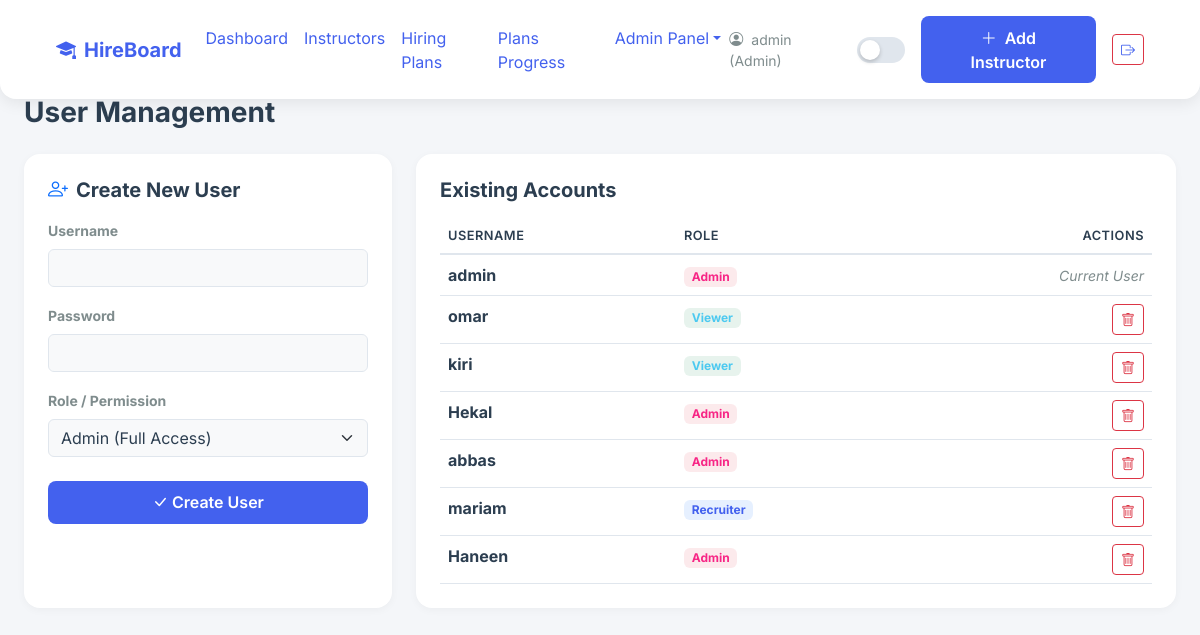
Page /users/ (signed in) on the committed database.
### app/models.py (models this page shows)
class User(UserMixin, db.Model):
    __tablename__ = 'users'
    id = db.Column(db.Integer, primary_key=True)
    username = db.Column(db.String(100), unique=True, nullable=False)
    password_hash = db.Column(db.String(200), nullable=False)
    role = db.Column(db.String(50), nullable=False)

### app/routes/users.py (the view)
@users_bp.route('/')
@login_required
def list_users():
    if current_user.role != 'Admin':
        flash('Access Denied.', 'danger')
        return redirect(url_for('main.index'))
    users = User.query.order_by(User.id).all()
    return render_template('users/index.html', users=users)

### app/templates/users/index.html (shortened to what this page needs)
{% extends 'base.html' %}
{% block content %}
<div class="d-flex justify-content-between align-items-center mb-4 animate-fade-up">
    <h3 class="fw-bold mb-0">User Management</h3>
</div>
<div class="row g-4">
    <div class="col-lg-4 animate-fade-up delay-1">
        <div class="card p-4 h-100">
            <h5 class="fw-bold mb-3"><i class="bi bi-person-plus me-2 text-primary"></i>Create New User</h5>
            <form method="POST" action="{{ url_for('users.create_user') }}">
                <div class="mb-3">
                    <label class="form-label small fw-bold">Username</label>
                    <input type="text" name="username" class="form-control" required>
                </div>
                <div class="mb-3">
                    <label class="form-label small fw-bold">Password</label>
                    <input type="password" name="password" class="form-control" required>
                </div>
                <div class="mb-4">
                    <label class="form-label small fw-bold">Role / Permission</label>
                    <select name="role" class="form-select" required>
                        <option value="Admin">Admin (Full Access)</option>
                    </select>
                </div>
                <button type="submit" class="btn btn-accent w-100"><i class="bi bi-check-lg me-1"></i>Create User</button>
            </form>
        </div>
    </div>
    <div class="col-lg-8 animate-fade-up delay-2">
        <div class="card p-4 h-100">
            <h5 class="fw-bold mb-3">Existing Accounts</h5>
            <table class="table table-hover mb-0">
                <thead>
                    <tr>
                        <th>Username</th>
                        <th>Role</th>
                        <th class="text-end">Actions</th>
                    </tr>
                </thead>
                <tbody>
                    {% for user in users %}
                    <tr>
                        <td class="fw-bold">{{ user.username }}</td>
                        <td>
                            {% if user.role == 'Admin' %}
                                <span class="badge bg-danger bg-opacity-10 text-danger">Admin</span>
                            {% elif user.role == 'Recruiter' %}
                                <span class="badge bg-primary bg-opacity-10 text-primary">Recruiter</span>
                            {% else %}
                                <span class="badge bg-success bg-opacity-10 text-success">Viewer</span>
                            {% endif %}
                        </td>
                        <td class="text-end">
                            {% if user.id != current_user.id %}
                            <form method="POST" action="{{ url_for('users.delete_user', id=user.id) }}" onsubmit="return confirm('Delete this user?');">
                                <button class="btn btn-sm btn-outline-danger"><i class="bi bi-trash"></i></button>
                            </form>
                            {% else %}
                            <span class="text-muted small fst-italic">Current User</span>
                            {% endif %}
                        </td>
                    </tr>
                    {% endfor %}
                </tbody>
            </table>
        </div>
    </div>
</div>
{% endblock %}

### app/templates/base.html (shortened to what this page needs)
<!DOCTYPE html>
<html lang="en" data-theme="light">
<head>
    <link href="https://cdn.jsdelivr.net/npm/bootstrap@5.3.0/dist/css/bootstrap.min.css" rel="stylesheet">
    <link href="https://cdn.jsdelivr.net/npm/bootstrap-icons@1.11.0/font/bootstrap-icons.css" rel="stylesheet">
    <link rel="stylesheet" href="{{ url_for('static', filename='css/themes.css') }}">
    <link rel="stylesheet" href="{{ url_for('static', filename='css/style.css') }}">
</head>
<body>
    <nav class="navbar navbar-expand-lg fixed-top">
        <div class="container-fluid px-4">
            <a class="navbar-brand fw-bold" href="/">
                <i class="bi bi-mortarboard-fill me-2" style="color: var(--accent);"></i>HireBoard
            </a>
            <div class="collapse navbar-collapse">
                <ul class="navbar-nav me-auto mb-2 mb-lg-0">
                    <li class="nav-item"><a class="nav-link" href="{{ url_for('dashboard.view_dashboard') }}">Dashboard</a></li>
                    <li class="nav-item"><a class="nav-link" href="{{ url_for('instructors.list_instructors') }}">Instructors</a></li>
                    <li class="nav-item"><a class="nav-link" href="{{ url_for('plans.list_plans') }}">Hiring Plans</a></li>
                    {% if current_user.role == 'Admin' %}
                    <li class="nav-item"><a class="nav-link" href="{{ url_for('plans.view_progress') }}">Plans Progress</a></li>
                    {% endif %}
                    {% if current_user.role == 'Admin' %}
                    <li class="nav-item dropdown">
                        <a class="nav-link dropdown-toggle" href="#" role="button" data-bs-toggle="dropdown">Admin Panel</a>
                    </li>
                    {% endif %}
                </ul>
                                <div class="d-flex align-items-center gap-3">
                    <span class="text-muted small d-none d-md-block">
                        <i class="bi bi-person-circle me-1"></i> {{ current_user.username }} ({{ current_user.role }})
                    </span>
                    <button class="theme-toggle" onclick="toggleTheme()"></button>
                    {% if current_user.role == 'Admin' %}
                    <a href="{{ url_for('instructors.create_instructor') }}" class="btn btn-accent">
                        <i class="bi bi-plus-lg me-1"></i> Add Instructor
                    </a>
                    {% endif %}
                    <a href="{{ url_for('auth.logout') }}" class="btn btn-outline-danger btn-sm" title="Logout">
                        <i class="bi bi-box-arrow-right"></i>
                    </a>
                </div>
            </div>
        </div>
    </nav>
    <div class="container-fluid px-4 pt-5 mt-5">
        {% block content %}{% endblock %}
    </div>
</body>
</html>

### app/static/css/themes.css (style rules this page uses)
:root { --bg-body: #f4f6f9; --bg-card: #ffffff; --bg-nav: #ffffff; --text-primary: #2c3e50; --text-secondary: #7f8c8d; --border-color: #e0e6ed; --accent: #4361ee; --accent-hover: #3f37c9; --shadow-sm: 0 2px 8px rgba(0,0,0,0.04); --shadow-md: 0 4px 16px rgba(0,0,0,0.08); --shadow-lg: 0 8px 32px rgba(0,0,0,0.12); --input-bg: #f8f9fa; --table-stripe: #f8f9fa; --kpi-gradient-1: linear-gradient(135deg, #4361ee 0%, #3a0ca3 100%); --kpi-gradient-2: linear-gradient(135deg, #4cc9f0 0%, #4895ef 100%); --kpi-gradient-3: linear-gradient(135deg, #f72585 0%, #b5179e 100%); --kpi-gradient-4: linear-gradient(135deg, #7209b7 0%, #560bad 100%); }
body { background-color: var(--bg-body); color: var(--text-primary); transition: background-color 0.3s ease, color 0.3s ease; }
h1, h2, h3, h4, h5, h6, p, span, div, li, td, th, label, small, strong, b { color: var(--text-primary) !important; }
.text-muted, .small, .text-secondary { color: var(--text-secondary) !important; }
a { color: var(--accent) !important; }
.card, .navbar, .modal-content { background-color: var(--bg-card) !important; border-color: var(--border-color) !important; box-shadow: var(--shadow-sm); transition: all 0.3s ease; }
.form-control, .form-select { background-color: var(--input-bg) !important; color: var(--text-primary) !important; border-color: var(--border-color) !important; }
.form-select option { background-color: var(--input-bg); color: var(--text-primary); }
.table { --bs-table-bg: var(--bg-card); --bs-table-striped-bg: var(--table-stripe); --bs-table-hover-bg: var(--table-stripe); border-color: var(--border-color); }
.badge.bg-primary.bg-opacity-10 { color: var(--accent) !important; }
.badge.bg-success.bg-opacity-10 { color: #4cc9f0 !important; }
.badge.bg-danger.bg-opacity-10 { color: #f72585 !important; }
.btn-accent { background-color: var(--accent) !important; color: #ffffff !important; border: none; border-radius: 8px; padding: 0.6rem 1.5rem; font-weight: 600; transition: background-color 0.3s ease, transform 0.2s ease; text-decoration: none; display: inline-block; }

### app/static/css/style.css (style rules this page uses)
.animate-fade-up { animation: fadeInUp 0.6s ease-out forwards; opacity: 0; }
.delay-1 { animation-delay: 0.1s; }
.delay-2 { animation-delay: 0.2s; }
body { font-family: 'Inter', -apple-system, BlinkMacSystemFont, "Segoe UI", Roboto, sans-serif; }
.navbar { box-shadow: var(--shadow-md); margin-bottom: 2rem; padding: 1rem 2rem; border-radius: 0 0 16px 16px; }
.card { border-radius: 16px; border: none; box-shadow: var(--shadow-sm); transition: transform 0.3s ease, box-shadow 0.3s ease; }
.table thead th { border-bottom: 2px solid var(--border-color); font-weight: 600; text-transform: uppercase; font-size: 0.8rem; letter-spacing: 0.5px; }
.table-hover tbody tr { transition: background-color 0.2s ease; }
.btn-accent { background-color: var(--accent); color: white; border: none; border-radius: 8px; padding: 0.6rem 1.5rem; font-weight: 600; transition: background-color 0.3s ease, transform 0.2s ease; }
.theme-toggle { width: 50px; height: 26px; border-radius: 13px; background-color: var(--border-color); position: relative; cursor: pointer; border: none; transition: background-color 0.3s ease; }
.theme-toggle::after { content: ''; position: absolute; top: 3px; left: 3px; width: 20px; height: 20px; border-radius: 50%; background-color: white; transition: transform 0.3s ease; box-shadow: 0 2px 4px rgba(0,0,0,0.2); }

### rows in the picture
User: username "admin", role "Admin", shows "Current User"
User: username "omar", role "Viewer"
User: username "kiri", role "Viewer"
User: username "Hekal", role "Admin"
User: username "abbas", role "Admin"
User: username "mariam", role "Recruiter"
User: username "Haneen", role "Admin"
